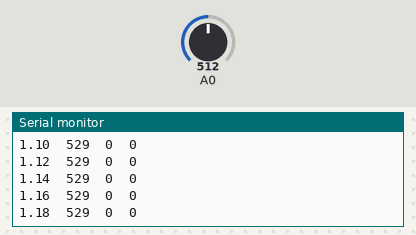
A sketch run on a simulated Arduino Uno, built with avr-gcc and run on an emulated ATmega328P. On the bench: the last lines printed to the serial monitor. The inputs (shaded band) are chosen by the test bench; at power-on: A0 = 512.

Above: at 2.4 s.
2.5 s: A0 set to 0
At 4.9 s:
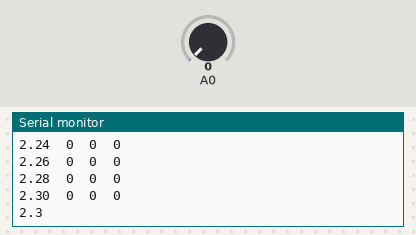
5.5 s: A0 set to 40
At 6.5 s:
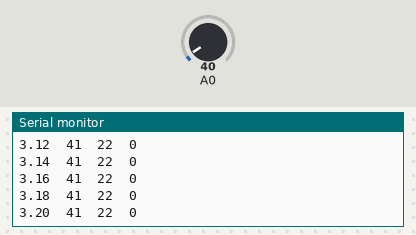
Timing chart, 0 to 8.5 s (numbered marks = the images above; inputs shaded):
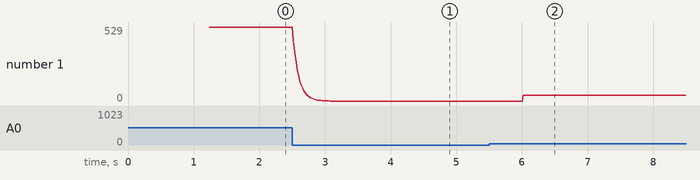

Measured:
- after the input at 5.5 s, the serial monitor: prints a new line after 0.48 s (image 2)
- plotted number 1: 0 → 41 after the input at 5.5 s

The sketch:

Pull-up_counter_algorithm.ino
```cpp
#include <MedianFilter.h>
#include <MsTimer2.h>

MedianFilter median(5, 600);        //here is the parameters for the median filter. It takes the median of 5 different samples and if the starting value is empty (seed) it will give the value of 600.

double sampling = 20;
double sampleTime = 0;
double Start = 0;

float average = 0.0;
float feedback = 0.0;

int oldInput = 0;
int input=0;
int filteredOutput=0;
int output;
int i = 0;
int Count = 0;
int old_func_value = 0;
int oldout = 0;
long int ref_rest_avg = 0;
long int ref_hang_avg = 0;


boolean Flag = true;


void filter()   //The purpose of this function is to filter the output from the circuit.
{
for(i = 0; i < 30; i++)
  {
    input = analogRead(A0);                   //reads value from Analog pin.
    median.in(input);                         //passes the value to the median filter.
    input = median.out();                     //takes the filtered value from the median filter.
    average = average + input;                //adds the values from median filter output.
  }
average = average / 30.0;                     //after adding the values this divides the value with the number of samples.
feedback = feedback * 0.8 + 0.2 * average;    //here we are doin feedback filtering for the average.
output = feedback;
}

void measure(){                   // This is the recognizes the pull-up.

filter();                         // calling the filter commented above.

sampleTime += sampling / 1000;    // takes timestamp for the sample and converts it to seconds.

if(output < ref_rest_avg - 50)    //compares if the output from filter(); is less than the reference from the bar when no one is hanging on it
  {
    if(Start==0)                  //check if there is no starting time for hanging. if not it copies the current time from MsTimer2
      {
        Start = sampleTime;
      }
    if(sampleTime - Start > 1)    //checks if the person has hung for a second.
      {
        if(ref_hang_avg==0)       //if there's no current referense for hanging it will take 100 samples and calculates reference from their average.
        {
          for(int n = 0; n < 100; n++)
            {
              filter();
              ref_hang_avg += feedback;
            }
          ref_hang_avg /= 100;
        }

        if(output < ref_hang_avg - ref_hang_avg *0.05)  //compares if the output is less than 5% points under hanging reference. if yes it calls the Counter function.
          {
            Counter(output);
          }
       }
  }
else                                                    //if there's no person hanging from the bar the program will reset the values of hanging reference and start time.
  {
    Start = 0;
    ref_hang_avg = 0;
  }
Serial.print(sampleTime);
Serial.print("\t");
/*Serial.print(Start);
Serial.print("\t");*/
Serial.print(output);
Serial.print("\t");
Serial.print(ref_hang_avg);
Serial.print("\t");
Serial.println(Count);


  }


int Counter(int value){                                        //This is the Counting function that compares the values and decides if the pull-up is countable or not.

  if(value > ref_hang_avg - ref_hang_avg * 0.08)               //checks if the person who's doing the pull-up has came down to starting position. if so it gives true to the boolean and exits from the subroutine
  {
    Flag=true;
    return;
  }

  else                                                         //otherwise it will check if the flag is true.
  {
    if(Flag==true)
    {
      if(value < ref_hang_avg - ref_hang_avg * 0.1)           //if the flag is true and the person whos hanging on the bar has put enough force to the bar.
      {
        Count++;                                              //it will up the count by 1.
        Flag = false;                                         //it will turn the flag to false so the pull-upper must go down before the next pull-up can be counted.
        return;                                               //exits the subroutine
      }
      else
      {
        return;
      }
    }
    else                                                    //if non of the above conditions have fulfilled the program will exit back to the filter();
    {
      return;
    }
  }
  return;
}


void setup() {
Serial.begin(38400);

for(int n=0; n<150; n++)                                    //calculates the average reference from the bar when no one is hanging from it.
{
  filter();
  ref_rest_avg += feedback;

}
ref_rest_avg = ref_rest_avg / 150;
MsTimer2::set(sampling,measure);                            //sets the parameters to MsTimer2 and tells where the interupts will occur
MsTimer2::start();                                          //starts the MsTimer2
pinMode(A0,INPUT);
}

void loop() {
}
```
